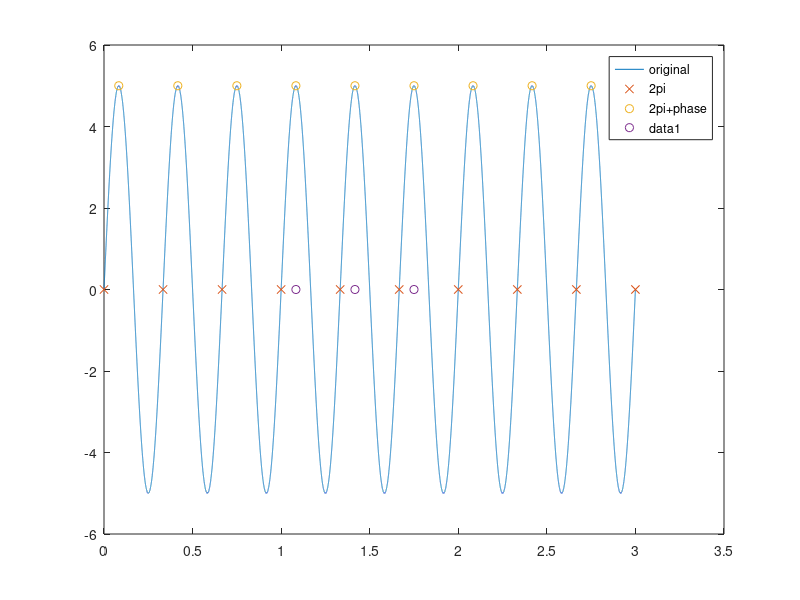

Source code (MATLAB):
clear all
close all
%%
T = 3000;  % Total time in ms
dt = 0.04; % Integration time step in ms 
nt = round(T/dt); % Time steps
imin = round(1000/dt);
icrit = round(2000/dt);
%%
A = 5; % wave amplitude
f = 3; % oscillation frequency (Hz)
omega =  2*pi*f; % angular frequency, the rate of change of the function argument (radians per second)
%%
step_per_second = round(1000/dt);
step_per_cycle = round(step_per_second / f); % number of iterations to make a cycle (2pi)
%omega_training = (f) *  omega;
train_every = round(1 * step_per_cycle); % train every 1/2 pi

phase = 1/2*pi; % phase
phase_training = round(1/4 * step_per_cycle);

%%
x = (1:1:nt) * dt/1000;
xx = (1:step_per_cycle:nt) * dt/1000;
xx2 = (1:step_per_cycle:nt) + phase_training; % ! 
xx3 = (1:train_every:nt);

y = A * sin(omega*x);
y2 = A * sin(omega*x + phase);

plot(x,y), hold on
plot(xx, 0*xx, 'x'), hold on
plot(xx2  * dt/1000, A*sin(omega*xx2 * dt/1000), 'o'), hold on
%plot(xx3 * dt/1000, 0*xx3 * dt/1000, 'o', 'LineWidth', 2)
legend('original', '2pi', '2pi+phase')

%plot(x,y2), hold on

j = [];
for i=1:1:nt
   if i > imin && i < icrit
       if mod(i-imin, step_per_cycle) == 1 + phase_training
          j(end+1) = i; 
       end
   end
end

plot(j*dt/1000, 0*j, 'o')
